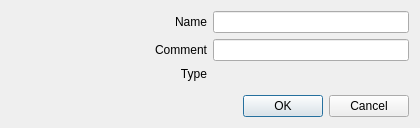
<?xml version="1.0" encoding="UTF-8"?>
<ui version="4.0">
 <class>AWNoFormatter</class>
 <widget class="QDialog" name="AWNoFormatter">
  <property name="geometry">
   <rect>
    <x>0</x>
    <y>0</y>
    <width>420</width>
    <height>128</height>
   </rect>
  </property>
  <property name="windowTitle">
   <string>Configuration</string>
  </property>
  <layout class="QVBoxLayout" name="verticalLayout">
   <item>
    <layout class="QHBoxLayout" name="layout_name">
     <item>
      <widget class="QLabel" name="label_name">
       <property name="sizePolicy">
        <sizepolicy hsizetype="Expanding" vsizetype="Preferred">
         <horstretch>0</horstretch>
         <verstretch>0</verstretch>
        </sizepolicy>
       </property>
       <property name="text">
        <string>Name</string>
       </property>
       <property name="alignment">
        <set>Qt::AlignRight|Qt::AlignTrailing|Qt::AlignVCenter</set>
       </property>
      </widget>
     </item>
     <item>
      <widget class="QLineEdit" name="lineEdit_name"/>
     </item>
    </layout>
   </item>
   <item>
    <layout class="QHBoxLayout" name="layout_comment">
     <item>
      <widget class="QLabel" name="label_comment">
       <property name="sizePolicy">
        <sizepolicy hsizetype="Expanding" vsizetype="Preferred">
         <horstretch>0</horstretch>
         <verstretch>0</verstretch>
        </sizepolicy>
       </property>
       <property name="text">
        <string>Comment</string>
       </property>
       <property name="alignment">
        <set>Qt::AlignRight|Qt::AlignTrailing|Qt::AlignVCenter</set>
       </property>
      </widget>
     </item>
     <item>
      <widget class="QLineEdit" name="lineEdit_comment"/>
     </item>
    </layout>
   </item>
   <item>
    <layout class="QHBoxLayout" name="layout_type">
     <item>
      <widget class="QLabel" name="label_type">
       <property name="text">
        <string>Type</string>
       </property>
       <property name="alignment">
        <set>Qt::AlignRight|Qt::AlignTrailing|Qt::AlignVCenter</set>
       </property>
      </widget>
     </item>
     <item>
      <widget class="QLabel" name="label_typeValue">
       <property name="text">
        <string/>
       </property>
      </widget>
     </item>
    </layout>
   </item>
   <item>
    <spacer name="verticalSpacer">
     <property name="orientation">
      <enum>Qt::Vertical</enum>
     </property>
     <property name="sizeHint" stdset="0">
      <size>
       <width>20</width>
       <height>40</height>
      </size>
     </property>
    </spacer>
   </item>
   <item>
    <widget class="QDialogButtonBox" name="buttonBox">
     <property name="orientation">
      <enum>Qt::Horizontal</enum>
     </property>
     <property name="standardButtons">
      <set>QDialogButtonBox::Cancel|QDialogButtonBox::Ok</set>
     </property>
    </widget>
   </item>
  </layout>
 </widget>
 <resources/>
 <connections>
  <connection>
   <sender>buttonBox</sender>
   <signal>accepted()</signal>
   <receiver>AWNoFormatter</receiver>
   <slot>accept()</slot>
   <hints>
    <hint type="sourcelabel">
     <x>248</x>
     <y>254</y>
    </hint>
    <hint type="destinationlabel">
     <x>157</x>
     <y>274</y>
    </hint>
   </hints>
  </connection>
  <connection>
   <sender>buttonBox</sender>
   <signal>rejected()</signal>
   <receiver>AWNoFormatter</receiver>
   <slot>reject()</slot>
   <hints>
    <hint type="sourcelabel">
     <x>316</x>
     <y>260</y>
    </hint>
    <hint type="destinationlabel">
     <x>286</x>
     <y>274</y>
    </hint>
   </hints>
  </connection>
 </connections>
</ui>
